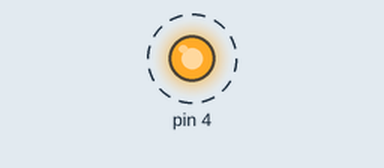
Simulated run of this sketch. Board: Arduino Uno, built with avr-gcc and run on an emulated ATmega328P. On the bench: output pins drawn as LEDs (lit = HIGH). Dashed ring = blinking.

Above: at 0.2 s.
Timing chart, 0 to 5.1 s (numbered marks = the images above):
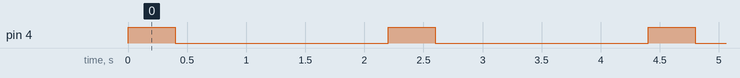

The sketch:

ardunio_new_LED_blink.ino
```cpp
void setup()
{
  pinMode(4,OUTPUT);
}

void loop()
{
  digitalWrite(4,HIGH);
  delay(400);
  digitalWrite(4,LOW);
  delay(1800);
}
```

Measured:
- by itself, pin 4: alternates HIGH for 0.40 s and LOW for 1.8 s
